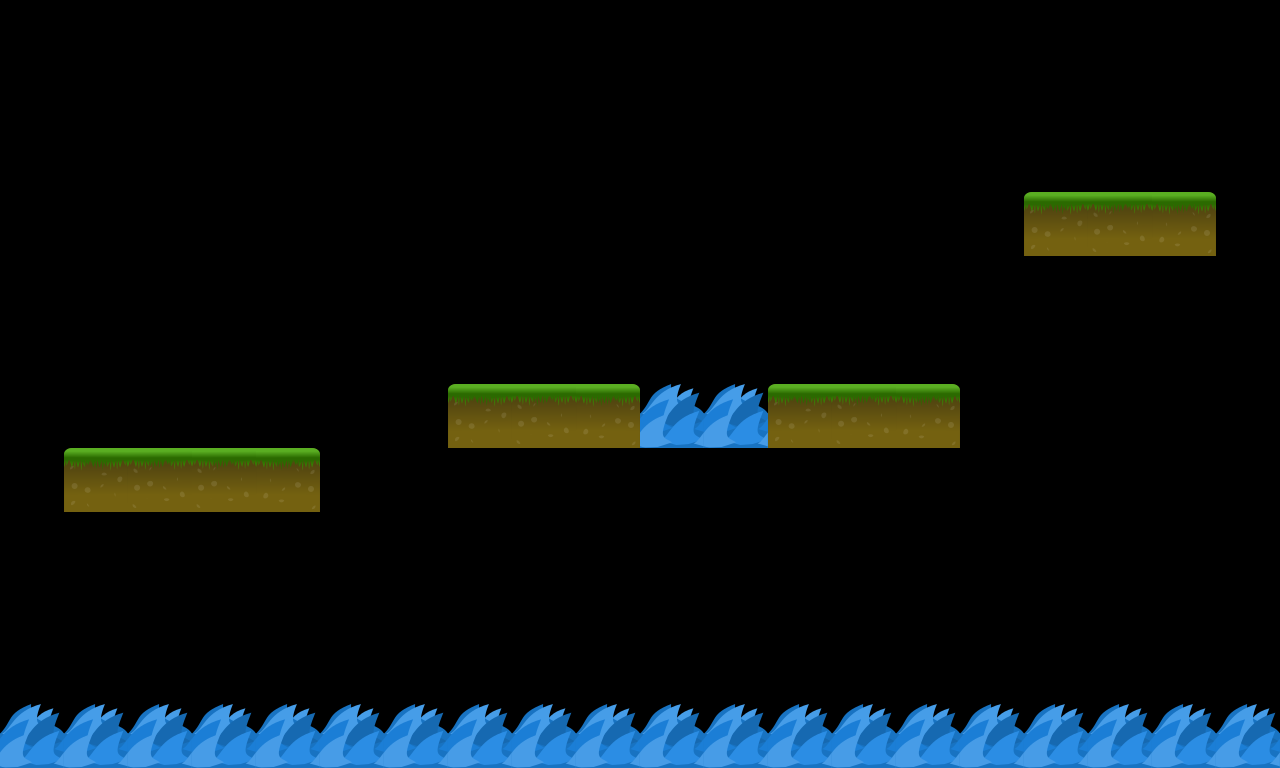

This is a level from a 2D game, rendered from its Tiled map with the project's own tilesets. A one-line summary and the complete map file follow:
An orthogonal 20x12 tile map with 64x64 px tiles, 1 tile layer (gameplay) and 11 objects (4x coin, 4x platform, 2x hazard, player).

<map version="1.0" orientation="orthogonal" renderorder="left-up" width="20" height="12" tilewidth="64" tileheight="64" nextobjectid="19">
 <tileset firstgid="1" name="gameplay" tilewidth="64" tileheight="64" spacing="2" margin="2" tilecount="15" columns="15">
  <image source="../gameplay/gameplay.png" width="1024" height="128" />
 </tileset>
 <layer name="gameplay" width="20" height="12">
  <data encoding="csv">
0,0,0,0,0,0,0,0,0,0,0,0,0,0,0,0,0,0,0,0,
0,0,0,0,0,0,0,0,0,0,0,0,0,0,0,0,0,0,0,0,
0,0,0,0,0,0,0,0,0,0,0,0,0,0,0,0,0,0,0,0,
0,0,0,0,0,0,0,0,0,0,0,0,0,0,0,0,10,9,11,0,
0,0,0,0,0,0,0,0,0,0,0,0,0,0,0,0,0,0,0,0,
0,0,0,0,0,0,0,0,0,0,0,0,0,0,0,0,0,0,0,0,
0,0,0,0,0,0,0,10,9,11,7,7,10,9,11,0,0,0,0,0,
0,10,9,9,11,0,0,0,0,0,0,0,0,0,0,0,0,0,0,0,
0,0,0,0,0,0,0,0,0,0,0,0,0,0,0,0,0,0,0,0,
0,0,0,0,0,0,0,0,0,0,0,0,0,0,0,0,0,0,0,0,
0,0,0,0,0,0,0,0,0,0,0,0,0,0,0,0,0,0,0,0,
7,7,7,7,7,7,7,7,7,7,7,7,7,7,7,7,7,7,7,7
</data>
 </layer>
 <objectgroup name="collectibles">
  <object id="14" name="coin" x="529" y="350" width="32" height="32" />
  <object id="15" name="coin" x="198" y="341" width="32" height="32" />
  <object id="16" name="coin" x="846" y="208" width="32" height="32" />
  <object id="17" name="coin" x="684" y="201" width="32" height="32" />
 </objectgroup>
 <objectgroup name="player">
  <object id="18" name="player" x="1074" y="119" width="60" height="60" />
 </objectgroup>
 <objectgroup name="hazards">
  <object id="1" name="hazard" x="0" y="704" width="1280" height="64" />
  <object id="2" name="hazard" x="640" y="395" width="128" height="53" />
 </objectgroup>
 <objectgroup name="platforms">
  <object id="4" name="platform" x="1024" y="192" width="192" height="64" />
  <object id="6" name="platform" x="768" y="384" width="192" height="64" />
  <object id="7" name="platform" x="448" y="384" width="192" height="64" />
  <object id="8" name="platform" x="64" y="448" width="256" height="64" />
 </objectgroup>
</map>
